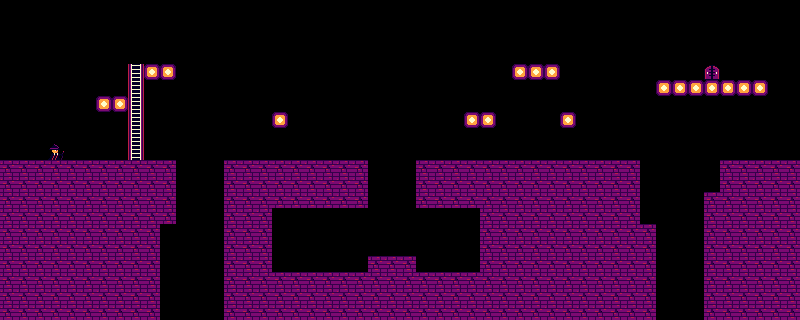

This game map was drawn from its Tiled (.tmx) file and the tilesets committed beside it. A one-line description and the full map source follow:
An orthogonal 50x20 tile map with 16x16 px tiles, 2 tile layers (foreground, background) and 3 objects (blob1, blob2, demon1).

<map version="1.11" tiledversion="1.11.0" orientation="orthogonal" renderorder="right-down" width="50" height="20" tilewidth="16" tileheight="16" infinite="0" nextlayerid="5" nextobjectid="6">
 <editorsettings>
  <export target="../gameLevelData.json" format="json" />
 </editorsettings>
 <tileset firstgid="1" source="triska.tsx" />
 <objectgroup id="4" name="enemy">
  <object id="3" name="blob1" gid="12" x="96" y="96" width="16" height="16" />
  <object id="4" name="blob2" gid="12" x="144" y="64" width="16" height="16" />
  <object id="5" name="demon1" gid="11" x="96" y="160" width="16" height="16" />
 </objectgroup>
 <layer id="1" name="foreground" width="50" height="20">
  <data encoding="csv">
0,0,0,0,0,0,0,0,0,0,0,0,0,0,0,0,0,0,0,0,0,0,0,0,0,0,0,0,0,0,0,0,0,0,0,0,0,0,0,0,0,0,0,0,0,0,0,0,0,0,
0,0,0,0,0,0,0,0,0,0,0,0,0,0,0,0,0,0,0,0,0,0,0,0,0,0,0,0,0,0,0,0,0,0,0,0,0,0,0,0,0,0,0,0,0,0,0,0,0,0,
0,0,0,0,0,0,0,0,0,0,0,0,0,0,0,0,0,0,0,0,0,0,0,0,0,0,0,0,0,0,0,0,0,0,0,0,0,0,0,0,0,0,0,0,0,0,0,0,0,0,
0,0,0,0,0,0,0,0,0,0,0,0,0,0,0,0,0,0,0,0,0,0,0,0,0,0,0,0,0,0,0,0,0,0,0,0,0,0,0,0,0,0,0,0,0,0,0,0,0,0,
0,0,0,0,0,0,0,0,4,3,3,0,0,0,0,0,0,0,0,0,0,0,0,0,0,0,0,0,0,0,0,0,3,3,3,0,0,0,0,0,0,0,0,0,5,0,0,0,0,0,
0,0,0,0,0,0,0,0,4,0,0,0,0,0,0,0,0,0,0,0,0,0,0,0,0,0,0,0,0,0,0,0,0,0,0,0,0,0,0,0,0,3,3,3,3,3,3,3,0,0,
0,0,0,0,0,0,3,3,4,0,0,0,0,0,0,0,0,0,0,0,0,0,0,0,0,0,0,0,0,0,0,0,0,0,0,0,0,0,0,0,0,0,0,0,0,0,0,0,0,0,
0,0,0,0,0,0,0,0,4,0,0,0,0,0,0,0,0,3,0,0,0,0,0,0,0,0,0,0,0,3,3,0,0,0,0,3,0,0,0,0,0,0,0,0,0,0,0,0,0,0,
0,0,0,0,0,0,0,0,4,0,0,0,0,0,0,0,0,0,0,0,0,0,0,0,0,0,0,0,0,0,0,0,0,0,0,0,0,0,0,0,0,0,0,0,0,0,0,0,0,0,
0,0,0,10,0,0,0,0,4,0,0,0,0,0,0,0,0,0,0,0,0,0,0,0,0,0,0,0,0,0,0,0,0,0,0,0,0,0,0,0,0,0,0,0,0,0,0,0,0,0,
2,2,2,2,2,2,2,2,2,2,2,0,0,0,2,2,2,2,2,2,2,2,2,0,0,0,2,2,2,2,2,2,2,2,2,2,2,2,2,2,0,0,0,0,0,2,2,2,2,2,
2,2,2,2,2,2,2,2,2,2,2,0,0,0,2,2,2,2,2,2,2,2,2,0,0,0,2,2,2,2,2,2,2,2,2,2,2,2,2,2,0,0,0,0,0,2,2,2,2,2,
2,2,2,2,2,2,2,2,2,2,2,0,0,0,2,2,2,2,2,2,2,2,2,0,0,0,2,2,2,2,2,2,2,2,2,2,2,2,2,2,0,0,0,0,2,2,2,2,2,2,
2,2,2,2,2,2,2,2,2,2,2,0,0,0,2,2,2,0,0,0,0,0,0,0,0,0,0,0,0,0,2,2,2,2,2,2,2,2,2,2,0,0,0,0,2,2,2,2,2,2,
2,2,2,2,2,2,2,2,2,2,0,0,0,0,2,2,2,0,0,0,0,0,0,0,0,0,0,0,0,0,2,2,2,2,2,2,2,2,2,2,2,0,0,0,2,2,2,2,2,2,
2,2,2,2,2,2,2,2,2,2,0,0,0,0,2,2,2,0,0,0,0,0,0,0,0,0,0,0,0,0,2,2,2,2,2,2,2,2,2,2,2,0,0,0,2,2,2,2,2,2,
2,2,2,2,2,2,2,2,2,2,0,0,0,0,2,2,2,0,0,0,0,0,0,2,2,2,0,0,0,0,2,2,2,2,2,2,2,2,2,2,2,0,0,0,2,2,2,2,2,2,
2,2,2,2,2,2,2,2,2,2,0,0,0,0,2,2,2,2,2,2,2,2,2,2,2,2,2,2,2,2,2,2,2,2,2,2,2,2,2,2,2,0,0,0,2,2,2,2,2,2,
2,2,2,2,2,2,2,2,2,2,0,0,0,0,2,2,2,2,2,2,2,2,2,2,2,2,2,2,2,2,2,2,2,2,2,2,2,2,2,2,2,0,0,0,2,2,2,2,2,2,
2,2,2,2,2,2,2,2,2,2,0,0,0,0,2,2,2,2,2,2,2,2,2,2,2,2,2,2,2,2,2,2,2,2,2,2,2,2,2,2,2,0,0,0,2,2,2,2,2,2
</data>
 </layer>
 <layer id="3" name="background" width="50" height="20">
  <data encoding="csv">
0,0,0,0,0,0,0,0,0,0,0,0,0,0,0,0,0,0,0,0,0,0,0,0,0,0,0,0,0,0,0,0,0,0,0,0,0,0,0,0,0,0,0,0,0,0,0,0,0,0,
0,0,0,0,0,0,0,0,0,0,0,0,0,0,0,0,0,0,0,0,0,0,0,0,0,0,0,0,0,0,0,0,0,0,0,0,0,0,0,0,0,0,0,0,0,0,0,0,0,0,
0,0,0,0,0,0,0,0,0,0,0,0,0,0,0,0,0,0,0,0,0,0,0,0,0,0,0,0,0,0,0,0,0,0,0,0,0,0,0,0,0,0,0,0,0,0,0,0,0,0,
0,0,0,0,0,0,0,0,0,0,0,0,0,0,0,0,0,0,0,0,0,0,0,0,0,0,0,0,0,0,0,0,0,0,0,0,0,0,0,0,0,0,0,0,0,0,0,0,0,0,
0,0,0,0,0,0,0,0,0,0,0,0,0,0,0,0,0,0,0,0,0,0,0,0,0,0,0,0,0,0,0,0,0,0,0,0,0,0,0,0,0,0,0,0,0,0,0,0,0,0,
0,0,0,0,0,0,0,0,0,0,0,0,0,0,0,0,0,0,0,0,0,0,0,0,0,0,0,0,0,0,0,0,0,0,0,0,0,0,0,0,0,0,0,0,0,0,0,0,0,0,
0,0,0,0,0,0,0,0,0,0,0,0,0,0,0,0,0,0,0,0,0,0,0,0,0,0,0,0,0,0,0,0,0,0,0,0,0,0,0,0,0,0,0,0,0,0,0,0,0,0,
0,0,0,0,0,0,0,0,0,0,0,0,0,0,0,0,0,0,0,0,0,0,0,0,0,0,0,0,0,0,0,0,0,0,0,0,0,0,0,0,0,0,0,0,0,0,0,0,0,0,
0,0,0,0,0,0,0,0,0,0,0,0,0,0,0,0,0,0,0,0,0,0,0,0,0,0,0,0,0,0,0,0,0,0,0,0,0,0,0,0,0,0,0,0,0,0,0,0,0,0,
0,0,0,0,0,0,0,0,0,0,0,0,0,0,0,0,0,0,0,0,0,0,0,0,0,0,0,0,0,0,0,0,0,0,0,0,0,0,0,0,0,0,0,0,0,0,0,0,0,0,
0,0,0,0,0,0,0,0,0,0,0,0,0,0,0,0,0,0,0,0,0,0,0,0,0,0,0,0,0,0,0,0,0,0,0,0,0,0,0,0,0,0,0,0,0,0,0,0,0,0,
0,0,0,0,0,0,0,0,0,0,0,0,0,0,0,0,0,0,0,0,0,0,0,0,0,0,0,0,0,0,0,0,0,0,0,0,0,0,0,0,0,0,0,0,0,0,0,0,0,0,
0,0,0,0,0,0,0,0,0,0,0,0,0,0,0,0,0,0,0,0,0,0,0,0,0,0,0,0,0,0,0,0,0,0,0,0,0,0,0,0,0,0,0,0,0,0,0,0,0,0,
0,0,0,0,0,0,0,0,0,0,0,0,0,0,0,0,0,0,0,0,0,0,0,0,0,0,0,0,0,0,0,0,0,0,0,0,0,0,0,0,0,0,0,0,0,0,0,0,0,0,
0,0,0,0,0,0,0,0,0,0,0,0,0,0,0,0,0,0,0,0,0,0,0,0,0,0,0,0,0,0,0,0,0,0,0,0,0,0,0,0,0,0,0,0,0,0,0,0,0,0,
0,0,0,0,0,0,0,0,0,0,0,0,0,0,0,0,0,0,0,0,0,0,0,0,0,0,0,0,0,0,0,0,0,0,0,0,0,0,0,0,0,0,0,0,0,0,0,0,0,0,
0,0,0,0,0,0,0,0,0,0,0,0,0,0,0,0,0,0,0,0,0,0,0,0,0,0,0,0,0,0,0,0,0,0,0,0,0,0,0,0,0,0,0,0,0,0,0,0,0,0,
0,0,0,0,0,0,0,0,0,0,0,0,0,0,0,0,0,0,0,0,0,0,0,0,0,0,0,0,0,0,0,0,0,0,0,0,0,0,0,0,0,0,0,0,0,0,0,0,0,0,
0,0,0,0,0,0,0,0,0,0,0,0,0,0,0,0,0,0,0,0,0,0,0,0,0,0,0,0,0,0,0,0,0,0,0,0,0,0,0,0,0,0,0,0,0,0,0,0,0,0,
0,0,0,0,0,0,0,0,0,0,0,0,0,0,0,0,0,0,0,0,0,0,0,0,0,0,0,0,0,0,0,0,0,0,0,0,0,0,0,0,0,0,0,0,0,0,0,0,0,0
</data>
 </layer>
</map>
